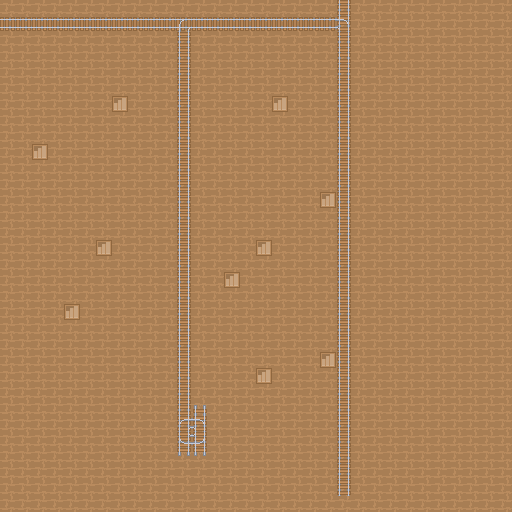

Below is a game level as drawn by its tile map, then a one-line description and the .tmx that defines it (tile-layer data replaced by summaries):
An orthogonal 32x32 tile map with 16x16 px tiles, 4 tile layers (under, under-overlay, middle, over) and 1 object (speaker).

<map version="1.0" tiledversion="1.1.5" orientation="orthogonal" renderorder="right-down" width="32" height="32" tilewidth="16" tileheight="16" infinite="0" nextobjectid="27">
 <tileset firstgid="1" name="roguelike_general" tilewidth="16" tileheight="16" spacing="1" tilecount="1767" columns="57">
  <image source="../../../sprites/tiles/roguelike.png" width="968" height="526" />
 </tileset>
 <layer name="under" width="32" height="32">
  <data>[1024 cells, 1024 non-empty, 1 distinct tile ids]</data>
 </layer>
 <layer name="under-overlay" width="32" height="32">
  <data>[1024 cells, 93 non-empty, 10 distinct tile ids]</data>
 </layer>
 <objectgroup name="objects" visible="0">
  <object id="26" name="villager" type="speaker" x="495" y="145">
   <properties>
    <property name="phrase" value="This is the mine" />
   </properties>
   <point />
  </object>
 </objectgroup>
 <layer name="middle" width="32" height="32">
  <data>[1024 cells, 0 non-empty, 0 distinct tile ids]</data>
 </layer>
 <layer name="over" width="32" height="32">
  <data>[1024 cells, 0 non-empty, 0 distinct tile ids]</data>
 </layer>
</map>
